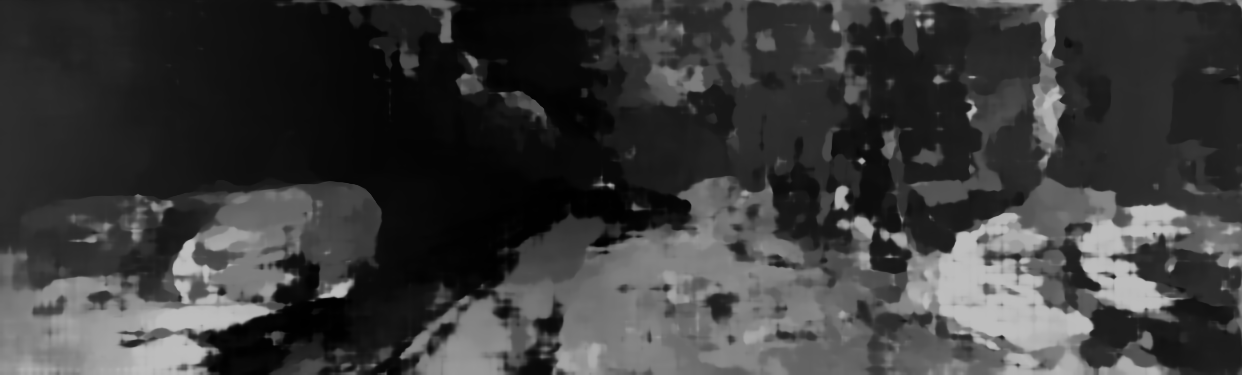
#> input picture Test_disparity.png, 1242 x 375 px, found by its file name
$ python color.py
#> lines starting #> are read from the running program, lines starting #| are printed output that depends on the picture

import cv2
import os.path
import glob
import numpy as np
from PIL import Image


def convertPNG(pngfile, outdir):
    # 读取16位深度图（像素范围0～65535），并将其转化为8位（像素范围0～255）
#> called with outdir = 'dataset'
    uint16_img = cv2.imread(pngfile, -1)  # 在cv2.imread参数中加入-1，表示不改变读取图像的类型直接读取，否则默认的读取类型为8位。
#> uint16_img is the input picture: shape (375, 1242) uint16; min 179, max 48744, mean 15302.5
    uint16_img -= uint16_img.min()
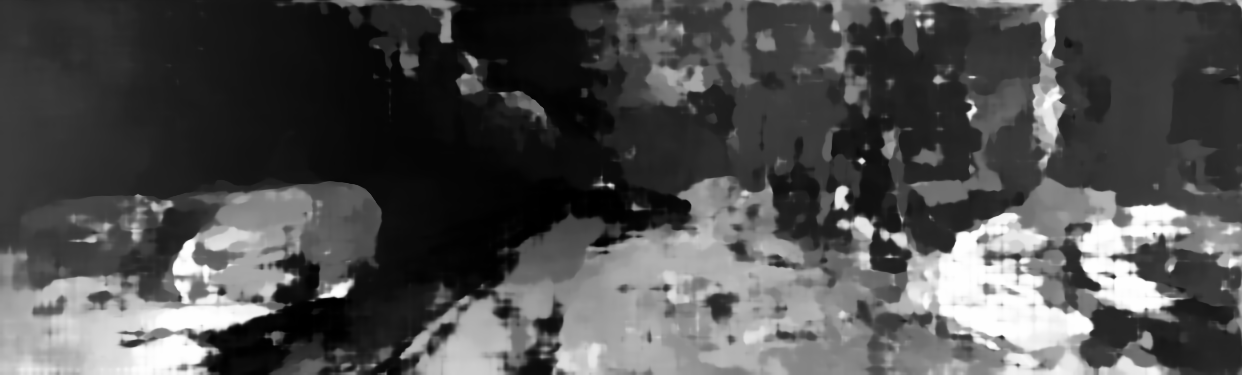
#> uint16_img: shape (375, 1242) uint16; min 0, max 48565, mean 15123.5; drawn with min black and max white
    uint16_img = uint16_img / (uint16_img.max() - uint16_img.min())
    uint16_img *= 255
    # 使得越近的地方深度值越大，越远的地方深度值越小，以达到伪彩色图近蓝远红的目的。
    uint16_img = 255 - uint16_img
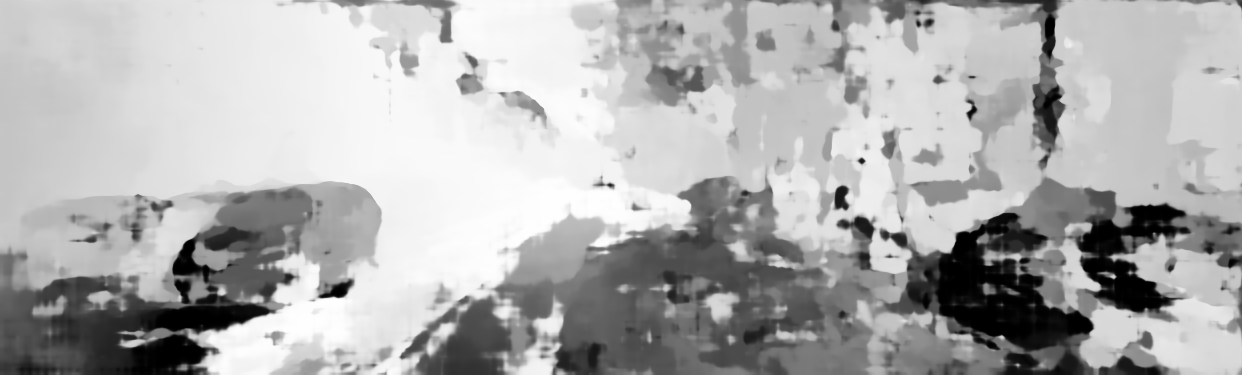
#> uint16_img: shape (375, 1242) float64; min 0, max 255, mean 175.6

    # cv2 中的色度图有十几种，其中最常用的是 cv2.COLORMAP_JET，蓝色表示较高的深度值，红色表示较低的深度值。
    # cv.convertScaleAbs() 函数中的 alpha 的大小与深度图中的有效距离有关，如果像我一样默认深度图中的所有深度值都在有效距离内，并已经手动将16位深度转化为了8位深度，则 alpha 可以设为1。
    im_color = cv2.applyColorMap(cv2.convertScaleAbs(uint16_img, alpha=1), cv2.COLORMAP_JET)
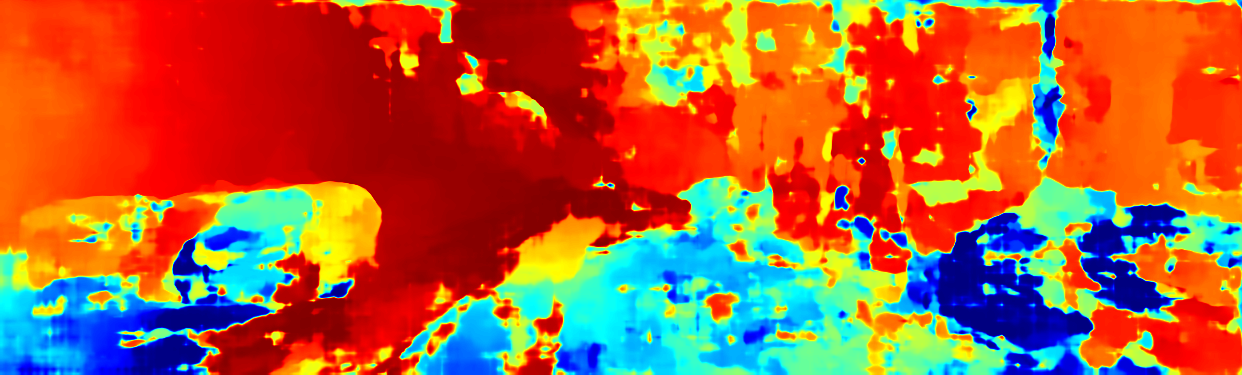
#> im_color: shape (375, 1242, 3); mean B, G, R 57.1, 94.9, 175.1
    # convert to mat png
    im = Image.fromarray(im_color)
    # save image
    im.save(os.path.join(outdir, os.path.basename(pngfile)))


path =fr"/works/sunxusheng/PSMNet/Test_disparity.png"
convertPNG(path, "dataset")
